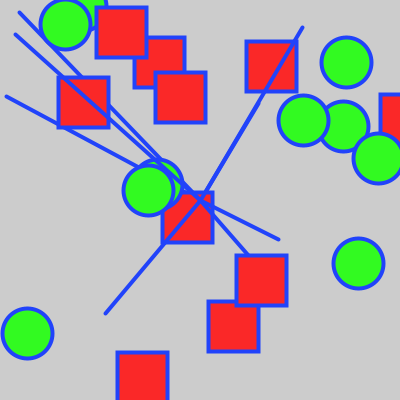
Frame 1 (no input)
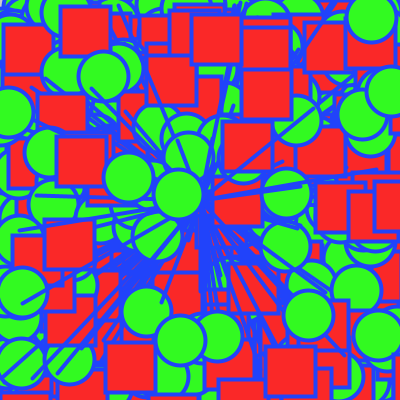
Frame 60 (the mouse pressed at the canvas centre just before this capture)
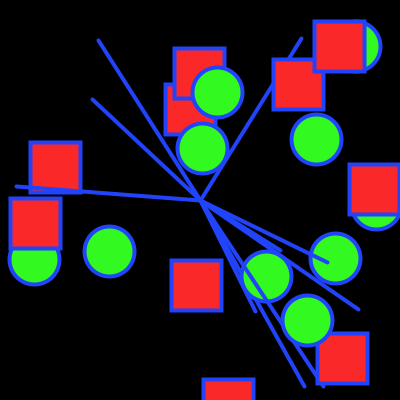
Frame 120 (the mouse held since frame 60 and released just before this capture)

The Processing sketch that drew these frames (run headless with seeded random() and noise(); from frame 60 on, the mouse is pressed at the canvas centre):

// Processing sketch: processing_40322
// ── processing_40322.pde

/*
James Liu
 
 Hold mouse click to add background.
 
 */



int s;

void setup() {
  size(400, 400);
  noStroke();
  smooth ();

  s = 50;
}

void draw() 
{
  if (mousePressed == true)
  {
    background(0);
  }

  for (int q=0; q<10; q++) 
  { 
    stroke(#2143FA);
    strokeWeight(4);
    line(200, 200, random(width), random(height));
    fill(250, 40, 40);
    rect(random(width), random (height), s, s);
    fill(#32FA21);
    ellipse (random(width), random (height), s, s);
  }
}
